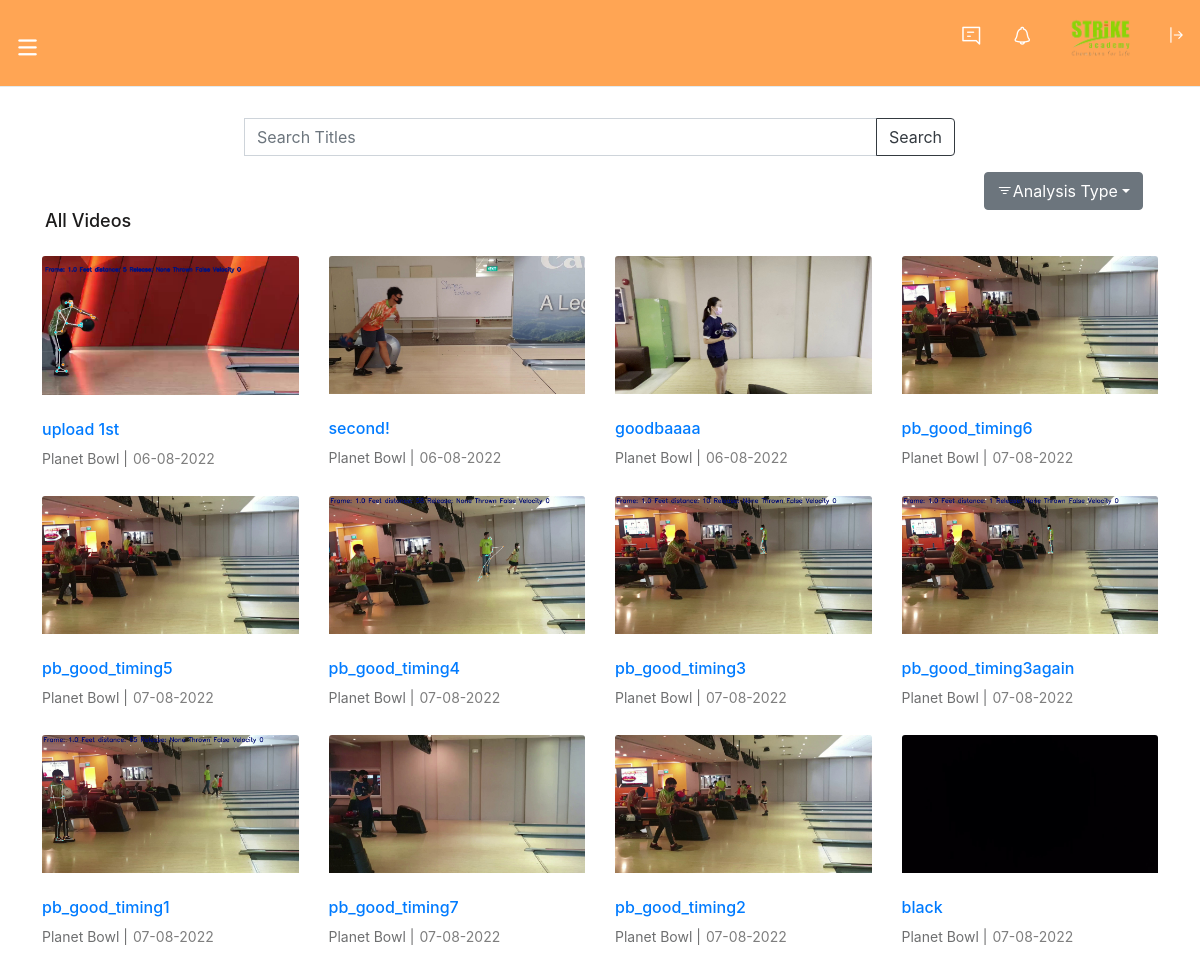
/history (signed in), run on the app's committed database.
### application/models.py (models this page shows)
class Thumbnail(UserMixin, db.Model):
    __tablename__='Thumbnail'
    id=db.Column(db.Integer, primary_key=True,autoincrement=True)
    User_id=db.Column(db.Integer,db.ForeignKey('Users.id'))
    RawVideo_id=db.Column(db.Integer,db.ForeignKey('RawVideo.id'))
    thumb_path=db.Column(db.String)
    Date=db.Column(db.DateTime,nullable=False)
    Event=db.Column(db.String,nullable=False) #where was this event
    Name=db.Column(db.String,nullable=False)

### application/routes.py (the view, shortened to what this page needs)
@app.route("/history",methods=['GET'])
@app.route('/history/<filter>')
@login_required
def history(filter=None):
    search = SearchForm()
    if request.method == 'GET' and search.validate_on_submit():
        return redirect((url_for('search_results', query=search.search.data)))  # or what you want
    return render_template('history.html',title="Your History", history=gethistory(), search=search, vidType="All")

### application/forms.py
class SearchForm(FlaskForm):
    searched = StringField('Search', [InputRequired()])
    submit = SubmitField("Search")

### application/routes.py (called while the page is built)
@login_manager.user_loader
def load_user(user_id):
    return Users.query.get(int(user_id))

def gethistory():
    try:
        video=Thumbnail.query.filter_by(User_id=current_user.id).all()
        return video
    except Exception as error:
        db.session.rollback()
        flash(error,"danger")
        return []

### application/templates/history.html (shortened to what this page needs)
{% extends "layout.html" %}
{% block content %}
<section class="videso_section">
    <div class="videso_tb_details">
        <div class="container">
            <div class="vidz_sec">
                <div class="row mx-auto justify-content-center">
                    <div class="col-8">
                        <form method="POST" action="{{url_for('search')}}">
                        <div class="input-group mb-3">
                                {{ search.searched(placeholder="Search Titles", class="form-control input-text") }}
                                <div class="input-group-append">
                                    {{ search.submit(class="btn btn-outline-dark")}}
                                </div>
                        </div>
                        </form>
                    </div>
                    <div class="dropdown text-right">
                        <button class="btn btn-secondary dropdown-toggle" type="button" id="dropdownMenuButton" data-toggle="dropdown" aria-haspopup="true" aria-expanded="false"><i class="bi bi-filter"></i>Analysis Type</button>
                    </div>
                </div>
                <h3>{{vidType}} Videos</h3>
                {%if history|length == 0%}
                <p class="text-center">No videos found! Upload a video in our home page.</p>
                {%else%}
                <div class="row mt-2">
                    <div class="vidz_list">
                        <div class="row">
                            {% for hist in history %}
                            <div class="col-lg-3 col-md-3 col-sm-6 col-6 full_wdth">
                                <div class="videoo">
                                    <div class="vid_thumbainl">
                                        <a href="/analysis/{{hist.RawVideo_id}}" title="">
                                            <img src="{{url_for('static', filename='' + hist.thumb_path) }}" alt="">
                                        </a>
                                    </div>
                                    <div class="video_info">
                                        <h3><a href="/analysis/{{hist.RawVideo_id}}" title="">{{hist.Name}}</a></h3>
                                        <span>{{hist.Event}} |<small class="posted_dt">{{hist.Date.strftime('%d-%m-%Y')}}</small></span>
                                    </div>
                                </div>
                            </div>
                            {% endfor %}
                        </div>
                    </div>
                </div>
            </div>
        </div>
    </div>
</section>
{%endif%}
{% endblock %}

### application/templates/layout.html (shortened to what this page needs)
<!DOCTYPE html>
<html>
    <head>
        <link rel="stylesheet" href="https://cdn.jsdelivr.net/npm/bootstrap@5.1.3/dist/css/bootstrap.min.css">
        <link rel="stylesheet" href="https://cdn.jsdelivr.net/npm/bootstrap-icons@1.3.0/font/bootstrap-icons.css">
        <link rel="stylesheet" type="text/css" href="{{url_for('static', filename='css/thumbs-embedded.css') }}">
        <link rel="stylesheet" type="text/css" href="{{url_for('static', filename='css/style2.css') }}">
        <link rel="stylesheet" type="text/css" href="{{url_for('static', filename='css/responsive.css') }}">
        <link rel="stylesheet" type="text/css" href="{{url_for('static', filename='css/bootstrap.min.css') }}">
    </head>
<body>
    {% include "includes/nav.html" %}
    {%block content%}
    {%endblock%}
</body>
</html>

### application/templates/includes/nav.html (shortened to what this page needs)
    <div class="wrapper">
        <header>
            <div class="top_bar" style="background-color: #ffa554;">
                <div class="container">
                    <div class="top_header_content">
                        <div class="menu_logo">
                            <a href="#" title="" class="menu">
                                <i class="icon-menu" style="color:white;"></i>
                            </a>
                        </div>
                        <ul class="controls-lv">
                            <li>
                                <a href="#" title=""><i class="icon-message" style="color:white;"></i></a>
                            </li>
                            <li>
                                <a href="#" title=""><i class="icon-notification" style="color:white;"></i></a>
                            </li>
                            <li>
                                <div class="user-ac-img">
                                    <img src="{{url_for('static', filename='images/logo.png') }}" alt="WHY" style="height:50px; width: auto;">
                                </div>
                            </li>
                            <li>
                                <a href="/logout" title="" ><i class="bi bi-arrow-bar-right" style="color:white;"></i></a>
                            </li>
                        </ul>
                        <div class="clearfix"></div>
                    </div>
                </div>
            </div>
        </header>

### application/static/css/thumbs-embedded.css (style rules this page uses)
[class^="icon-"]:before, [class*=" icon-"]:before { font-family: "thumbs"; font-style: normal; font-weight: normal; speak: none; display: inline-block; text-decoration: inherit; width: 1em; margin-right: .2em; text-align: center; font-variant: normal; text-transform: none; line-height: 1em; margin-left: .2em; }
.icon-menu:before { content: '\e814'; }
.icon-message:before { content: '\e815'; }
.icon-notification:before { content: '\e817'; }

### application/static/css/responsive.css (style rules this page uses)
@media (max-width: 1450px) { header .container { max-width: 1380px;padding: 0; } }
@media (max-width: 1450px) { .menu_logo { width: 420px; } }
@media (max-width: 1450px) { header .container { padding: 0 15px; } }
@media (max-width: 1366px) { .menu_logo { width: 30%; } }
@media (max-width: 1200px) { .menu_logo { width: 30%; } }
@media (max-width: 1200px) { .container { max-width: 100%;padding: 0 15px; } }
@media (max-width: 1200px) { .menu_logo { width: 25%; } }

### data on the page
Thumbnail: thumb_path (picture), Name "upload 1st", Event "Planet Bowl", Date "06-08-2022"
Thumbnail: thumb_path (picture), Name "second!", Event "Planet Bowl", Date "06-08-2022"
Thumbnail: thumb_path (picture), Name "goodbaaaa", Event "Planet Bowl", Date "06-08-2022"
Thumbnail: thumb_path (picture), Name "pb_good_timing6", Event "Planet Bowl", Date "07-08-2022"
Thumbnail: thumb_path (picture), Name "pb_good_timing5", Event "Planet Bowl", Date "07-08-2022"
Thumbnail: thumb_path (picture), Name "pb_good_timing4", Event "Planet Bowl", Date "07-08-2022"
Thumbnail: thumb_path (picture), Name "pb_good_timing3", Event "Planet Bowl", Date "07-08-2022"
Thumbnail: thumb_path (picture), Name "pb_good_timing3again", Event "Planet Bowl", Date "07-08-2022"
Thumbnail: thumb_path (picture), Name "pb_good_timing1", Event "Planet Bowl", Date "07-08-2022"
Thumbnail: thumb_path (picture), Name "pb_good_timing7", Event "Planet Bowl", Date "07-08-2022"
Thumbnail: thumb_path (picture), Name "pb_good_timing2", Event "Planet Bowl", Date "07-08-2022"
Thumbnail: thumb_path (picture), Name "black", Event "Planet Bowl", Date "07-08-2022"

### other printed values
{{ vidType }} "All"
